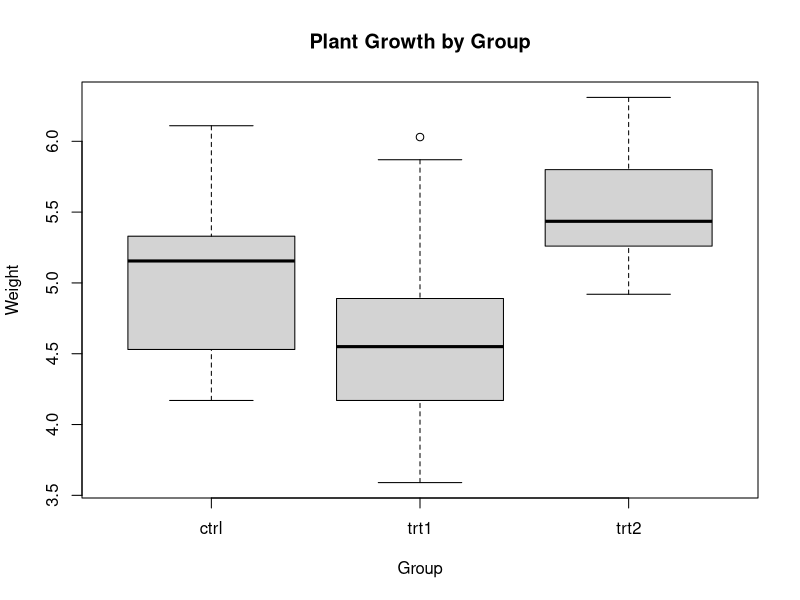

Generate this figure with R:
## ---- chunk 1
knitr::opts_chunk$set(echo = TRUE)
## ---- chunk 2
head(PlantGrowth)
str(PlantGrowth)
## ---- chunk 3
aggregate(weight ~ group, data = PlantGrowth, mean)
aggregate(weight ~ group, data = PlantGrowth, median)
## ---- chunk 4
boxplot(weight ~ group, data = PlantGrowth,
        main = "Plant Growth by Group",
        xlab = "Group", ylab = "Weight")
## ---- chunk 5
sessionInfo()
